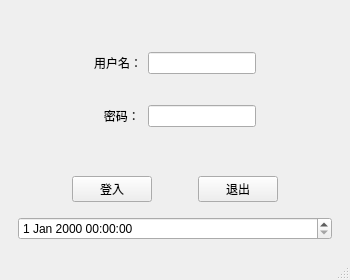
<?xml version="1.0" encoding="UTF-8"?>
<ui version="4.0">
 <class>MainWindow</class>
 <widget class="QMainWindow" name="MainWindow">
  <property name="geometry">
   <rect>
    <x>0</x>
    <y>0</y>
    <width>350</width>
    <height>280</height>
   </rect>
  </property>
  <property name="minimumSize">
   <size>
    <width>350</width>
    <height>240</height>
   </size>
  </property>
  <property name="maximumSize">
   <size>
    <width>400</width>
    <height>280</height>
   </size>
  </property>
  <property name="windowTitle">
   <string>登入界面</string>
  </property>
  <widget class="QWidget" name="centralwidget">
   <layout class="QVBoxLayout" name="verticalLayout_2">
    <item>
     <widget class="QWidget" name="widget" native="true">
      <property name="sizePolicy">
       <sizepolicy hsizetype="Preferred" vsizetype="Preferred">
        <horstretch>0</horstretch>
        <verstretch>0</verstretch>
       </sizepolicy>
      </property>
      <layout class="QVBoxLayout" name="verticalLayout">
       <item>
        <spacer name="verticalSpacer_2">
         <property name="orientation">
          <enum>Qt::Vertical</enum>
         </property>
         <property name="sizeHint" stdset="0">
          <size>
           <width>20</width>
           <height>40</height>
          </size>
         </property>
        </spacer>
       </item>
       <item>
        <layout class="QGridLayout" name="gridLayout_2">
         <property name="leftMargin">
          <number>9</number>
         </property>
         <property name="topMargin">
          <number>9</number>
         </property>
         <property name="rightMargin">
          <number>9</number>
         </property>
         <property name="bottomMargin">
          <number>9</number>
         </property>
         <item row="2" column="0">
          <spacer name="horizontalSpacer_6">
           <property name="orientation">
            <enum>Qt::Horizontal</enum>
           </property>
           <property name="sizeHint" stdset="0">
            <size>
             <width>40</width>
             <height>20</height>
            </size>
           </property>
          </spacer>
         </item>
         <item row="0" column="1">
          <widget class="QLabel" name="label">
           <property name="text">
            <string>用户名：</string>
           </property>
          </widget>
         </item>
         <item row="2" column="2">
          <widget class="QLineEdit" name="lineEdit">
           <property name="echoMode">
            <enum>QLineEdit::Password</enum>
           </property>
          </widget>
         </item>
         <item row="0" column="3">
          <spacer name="horizontalSpacer_5">
           <property name="orientation">
            <enum>Qt::Horizontal</enum>
           </property>
           <property name="sizeHint" stdset="0">
            <size>
             <width>40</width>
             <height>20</height>
            </size>
           </property>
          </spacer>
         </item>
         <item row="2" column="3">
          <spacer name="horizontalSpacer_7">
           <property name="orientation">
            <enum>Qt::Horizontal</enum>
           </property>
           <property name="sizeHint" stdset="0">
            <size>
             <width>40</width>
             <height>20</height>
            </size>
           </property>
          </spacer>
         </item>
         <item row="0" column="0">
          <spacer name="horizontalSpacer_4">
           <property name="orientation">
            <enum>Qt::Horizontal</enum>
           </property>
           <property name="sizeHint" stdset="0">
            <size>
             <width>40</width>
             <height>20</height>
            </size>
           </property>
          </spacer>
         </item>
         <item row="0" column="2">
          <widget class="QLineEdit" name="lineEdit_2"/>
         </item>
         <item row="2" column="1">
          <widget class="QLabel" name="label_2">
           <property name="text">
            <string>   密码：</string>
           </property>
          </widget>
         </item>
         <item row="1" column="2">
          <spacer name="verticalSpacer_4">
           <property name="orientation">
            <enum>Qt::Vertical</enum>
           </property>
           <property name="sizeHint" stdset="0">
            <size>
             <width>20</width>
             <height>40</height>
            </size>
           </property>
          </spacer>
         </item>
         <item row="1" column="1">
          <spacer name="verticalSpacer_5">
           <property name="orientation">
            <enum>Qt::Vertical</enum>
           </property>
           <property name="sizeHint" stdset="0">
            <size>
             <width>20</width>
             <height>40</height>
            </size>
           </property>
          </spacer>
         </item>
        </layout>
       </item>
       <item>
        <spacer name="verticalSpacer_3">
         <property name="orientation">
          <enum>Qt::Vertical</enum>
         </property>
         <property name="sizeHint" stdset="0">
          <size>
           <width>20</width>
           <height>40</height>
          </size>
         </property>
        </spacer>
       </item>
       <item>
        <widget class="QWidget" name="widget_3" native="true">
         <property name="sizePolicy">
          <sizepolicy hsizetype="Preferred" vsizetype="Preferred">
           <horstretch>0</horstretch>
           <verstretch>0</verstretch>
          </sizepolicy>
         </property>
         <layout class="QHBoxLayout" name="horizontalLayout_3">
          <item>
           <spacer name="horizontalSpacer">
            <property name="orientation">
             <enum>Qt::Horizontal</enum>
            </property>
            <property name="sizeHint" stdset="0">
             <size>
              <width>40</width>
              <height>20</height>
             </size>
            </property>
           </spacer>
          </item>
          <item>
           <widget class="QPushButton" name="pushButton">
            <property name="text">
             <string>登入</string>
            </property>
            <property name="autoDefault">
             <bool>false</bool>
            </property>
            <property name="flat">
             <bool>false</bool>
            </property>
           </widget>
          </item>
          <item>
           <spacer name="horizontalSpacer_3">
            <property name="orientation">
             <enum>Qt::Horizontal</enum>
            </property>
            <property name="sizeType">
             <enum>QSizePolicy::Fixed</enum>
            </property>
            <property name="sizeHint" stdset="0">
             <size>
              <width>40</width>
              <height>20</height>
             </size>
            </property>
           </spacer>
          </item>
          <item>
           <widget class="QPushButton" name="pushButton_2">
            <property name="text">
             <string>退出</string>
            </property>
           </widget>
          </item>
          <item>
           <spacer name="horizontalSpacer_2">
            <property name="orientation">
             <enum>Qt::Horizontal</enum>
            </property>
            <property name="sizeType">
             <enum>QSizePolicy::Expanding</enum>
            </property>
            <property name="sizeHint" stdset="0">
             <size>
              <width>40</width>
              <height>20</height>
             </size>
            </property>
           </spacer>
          </item>
         </layout>
        </widget>
       </item>
       <item>
        <widget class="QDateTimeEdit" name="dateTimeEdit"/>
       </item>
      </layout>
     </widget>
    </item>
    <item>
     <spacer name="verticalSpacer">
      <property name="orientation">
       <enum>Qt::Vertical</enum>
      </property>
      <property name="sizeHint" stdset="0">
       <size>
        <width>20</width>
        <height>40</height>
       </size>
      </property>
     </spacer>
    </item>
   </layout>
  </widget>
  <widget class="QMenuBar" name="menubar">
   <property name="geometry">
    <rect>
     <x>0</x>
     <y>0</y>
     <width>350</width>
     <height>17</height>
    </rect>
   </property>
  </widget>
  <widget class="QStatusBar" name="statusbar"/>
 </widget>
 <resources/>
 <connections/>
</ui>
